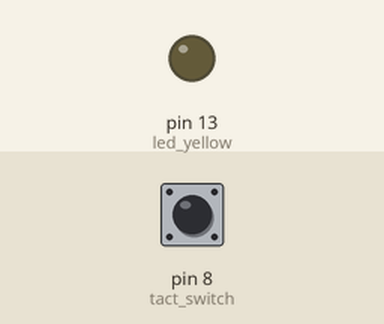
Recording of a sketch running on a simulated Arduino Uno, built with avr-gcc and run on an emulated ATmega328P. On the bench: output pins drawn as LEDs (lit = HIGH). The inputs (shaded band) are chosen by the test bench; at power-on: pin 8 (tact_switch) LOW.

Above: at 1.2 s.
1.3 s: pin 8 (tact_switch) pulled HIGH for 0.15 s
At 1.37 s:
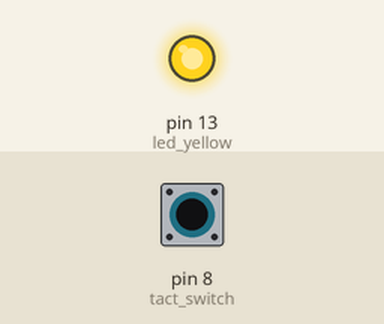
2.9 s: pin 8 (tact_switch) pulled HIGH for 3.2 s
At 7.5 s:
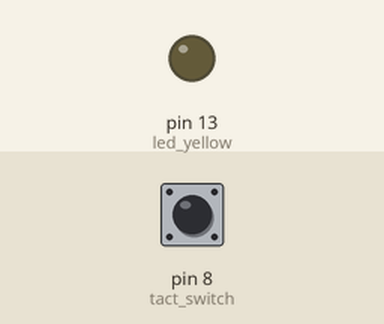
Timing chart, 0 to 9.0 s (numbered marks = the images above; inputs shaded):
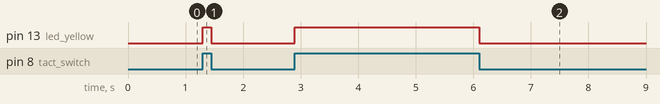

The sketch:

switch_ex01.ino
```cpp
int led_yellow = 13;
int tact_switch = 8;

void setup(){
  pinMode(led_yellow, OUTPUT);
  pinMode(tact_switch, INPUT);
}

void loop(){
  if(digitalRead(tact_switch) == HIGH)
  {
    digitalWrite(led_yellow, HIGH);
  }
  else
  {
    digitalWrite(led_yellow, LOW);
  }
}
```

Measured:
- after the input at 1.3 s, pin 13 (led_yellow): LOW → HIGH at once, → LOW 0.15 s later
- after the input at 2.9 s, pin 13 (led_yellow): LOW → HIGH at once, → LOW 3.2 s later
